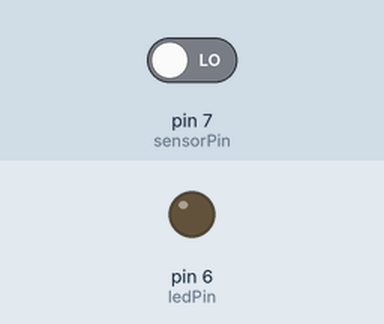
A sketch run on a simulated Arduino Uno, built with avr-gcc and run on an emulated ATmega328P. Parts: output pins drawn as LEDs (lit = HIGH). Inputs (shaded band) come from the test bench; at power-on: pin 7 (sensorPin) LOW.

Above: at 1.2 s.
1.3 s: pin 7 (sensorPin) driven HIGH
At 2.6 s:
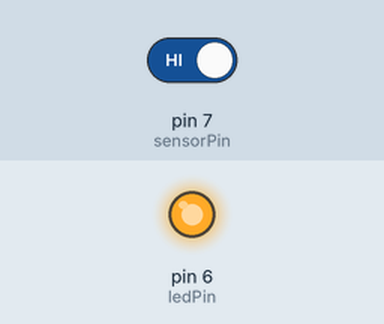
Timing chart, 0 to 4.3 s (numbered marks = the images above; inputs shaded):
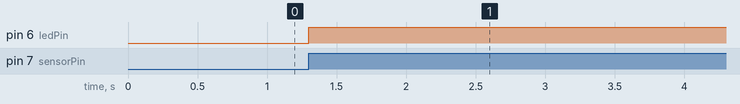

Measured:
- after the input at 1.3 s, pin 6 (ledPin): LOW → HIGH at once

The sketch:

sensorpir1.ino
```cpp
// C++ code
//
int ledPin = 6;
int sensorPin = 7;

void setup()
{
  pinMode(ledPin, OUTPUT);
  pinMode(sensorPin, INPUT);
}

void loop()
{
  if (digitalRead(sensorPin) == HIGH) {
  digitalWrite(ledPin, HIGH);
  delay(5000);
  }else{
  digitalWrite(ledPin, LOW);
  }
}
```
